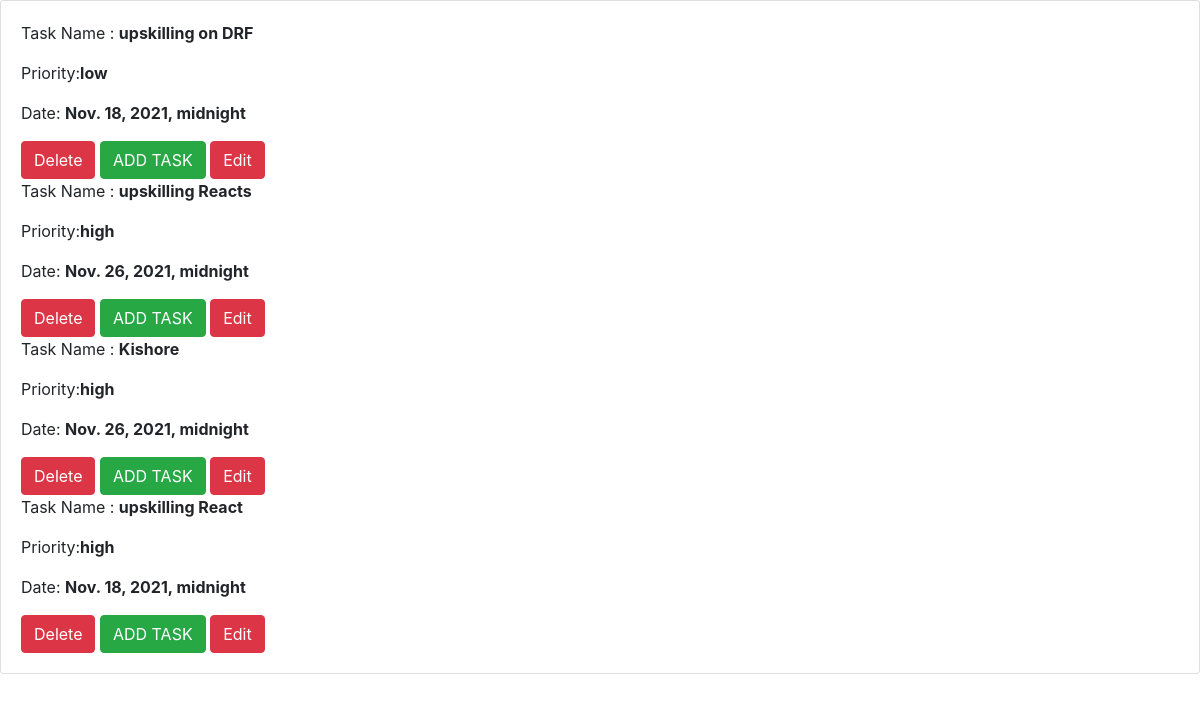
The app's page /detail with its own data.
### todoapp/models.py (models this page shows, shortened)
class Task(models.Model):
    task_name = models.CharField(max_length = 50)
    Priority = models.CharField(max_length = 50)
    date = models.DateTimeField(default=datetime.date.today)

### todoapp/views.py (the view)
# urls.py: path('detail',detail,name="detail"),
def detail(request):
    detail = Task.objects.all()
    context = {'detail':detail}
    return render(request,"detail.html",context)

### todoapp/templates/detail.html
{% extends 'base.html' %}
{% block content %}
<div class="shadow card">
            <div class="card-body">
                {% for d in detail %}
                <p>Task Name : <b>{{ d.task_name }}</b></p>
                <p>Priority:<b>{{ d.Priority }}</b></p>
                <p>Date: <b>{{ d.date }}</b></p>
                <a class="btn btn-danger" href="{% url 'delete' d.id %}">Delete</a>
                <a class="btn btn-success" href="{% url 'task_view' %}">ADD TASK</a>
                <a class="btn btn-danger" href="{% url 'edit' d.id %}">Edit</a>
                {% endfor %}
            </div>
                </div>
{% endblock %}

### todoapp/templates/base.html (shortened to what this page needs)
{% load static %}
<!DOCTYPE html>
<html lang="en">
<head>
    <link rel="stylesheet" href="https://maxcdn.bootstrapcdn.com/bootstrap/4.0.0/css/bootstrap.min.css">
    <link rel="stylesheet" href="{% static 'style.css' %}">
</head>
<body>
{% block content %}
{% endblock %}
</body>
</html>

### records on screen
Task: task_name "upskilling on DRF", Priority "low", date "Nov. 18, 2021, midnight"
Task: task_name "upskilling Reacts", Priority "high", date "Nov. 26, 2021, midnight"
Task: task_name "Kishore", Priority "high", date "Nov. 26, 2021, midnight"
Task: task_name "upskilling React", Priority "high", date "Nov. 18, 2021, midnight"
